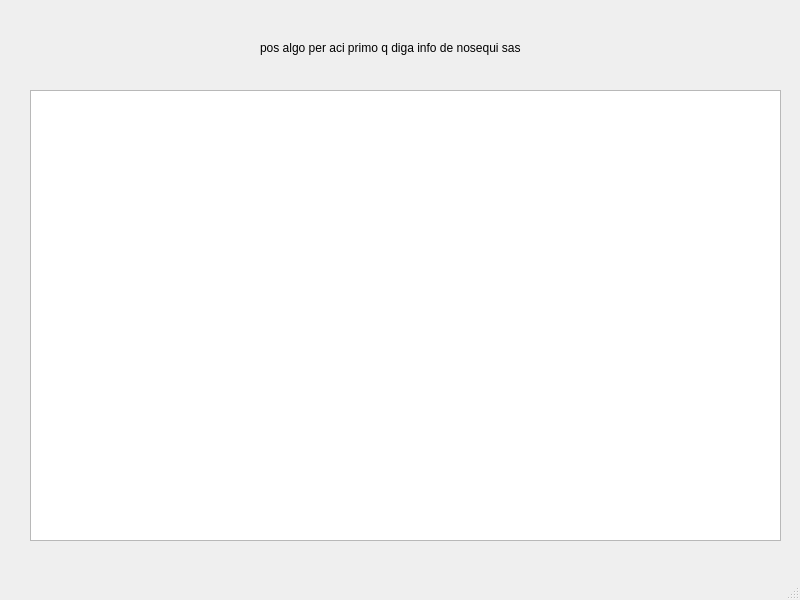
<?xml version="1.0" encoding="UTF-8"?>
<ui version="4.0">
 <class>MainWindow</class>
 <widget class="QMainWindow" name="MainWindow">
  <property name="geometry">
   <rect>
    <x>0</x>
    <y>0</y>
    <width>800</width>
    <height>600</height>
   </rect>
  </property>
  <property name="windowTitle">
   <string>MainWindow</string>
  </property>
  <widget class="QWidget" name="centralwidget">
   <widget class="QLabel" name="info_patient">
    <property name="geometry">
     <rect>
      <x>260</x>
      <y>40</y>
      <width>351</width>
      <height>16</height>
     </rect>
    </property>
    <property name="text">
     <string>pos algo per aci primo q diga info de nosequi sas</string>
    </property>
   </widget>
   <widget class="QTableView" name="info_table">
    <property name="geometry">
     <rect>
      <x>30</x>
      <y>90</y>
      <width>751</width>
      <height>451</height>
     </rect>
    </property>
   </widget>
  </widget>
  <widget class="QMenuBar" name="menubar">
   <property name="geometry">
    <rect>
     <x>0</x>
     <y>0</y>
     <width>800</width>
     <height>22</height>
    </rect>
   </property>
   <property name="accessibleName">
    <string>jj</string>
   </property>
  </widget>
  <widget class="QStatusBar" name="statusbar"/>
 </widget>
 <resources/>
 <connections/>
</ui>
